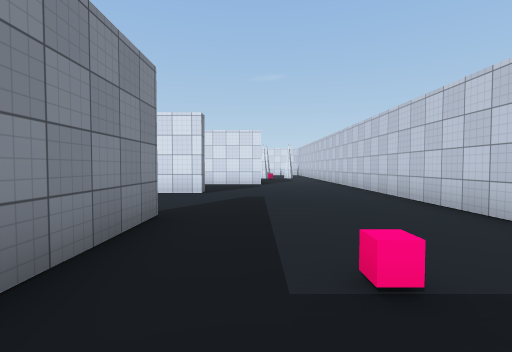
[1] (above)

12 first-person views from a walk through a Unity game level. The camera is 1.4 m above the floor, tilts 2° down and sees 85° across. The floor is counted in squares, 2.06 m on a side. Each view is taken from the middle of a square. On the plan, view 1 faces up. The plan holds only what a view shows up to about 9 squares ahead; the rest is blank. The place goes on beyond the plan. The player is left out. Door leaves are left out, so doorways stand open. Some surface patterns are stand-ins.

[2]
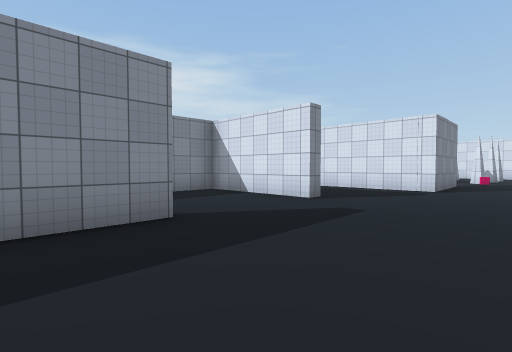

[3]
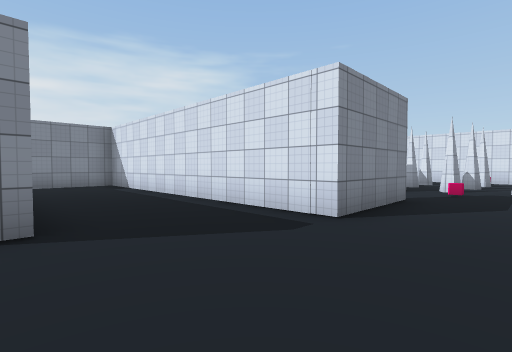

[4]
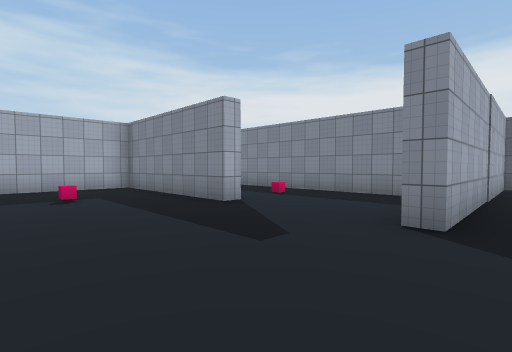

[5]
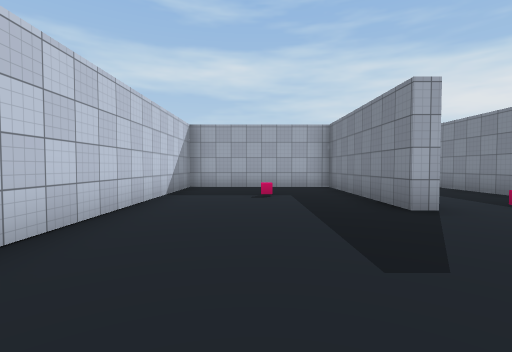

[6]
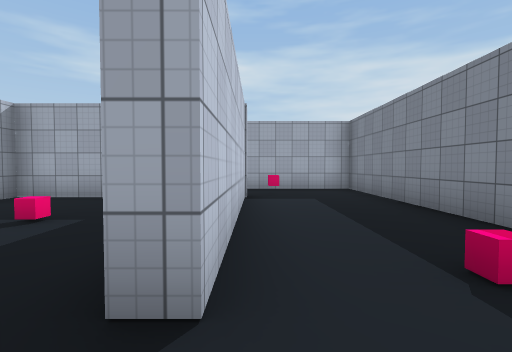

[7]
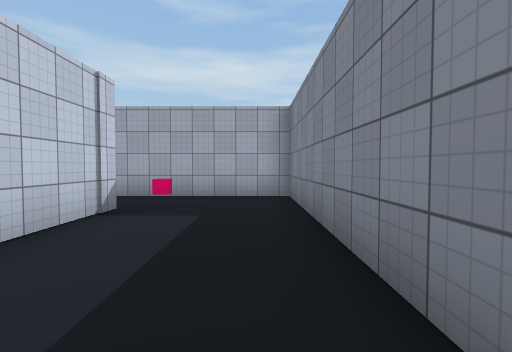

[8]
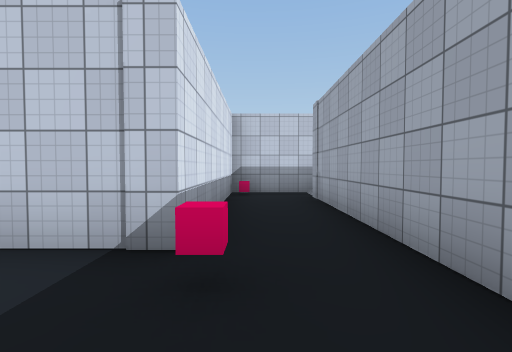

[9]
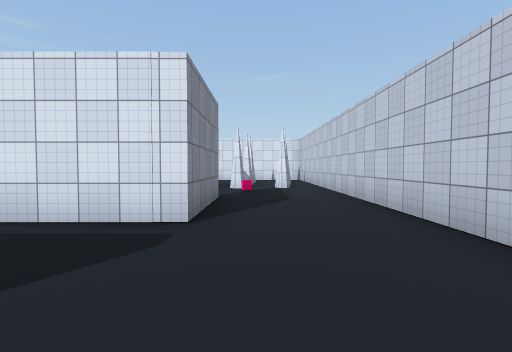

[10]
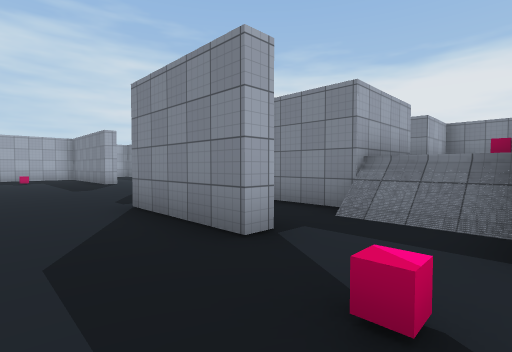

[11]
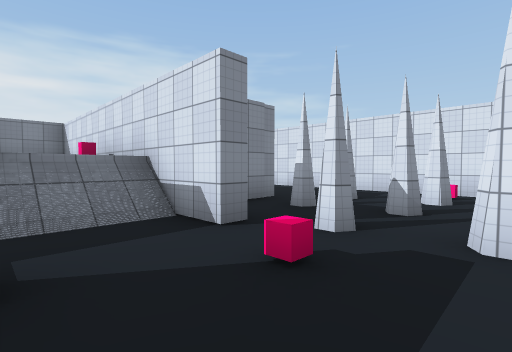

[12]
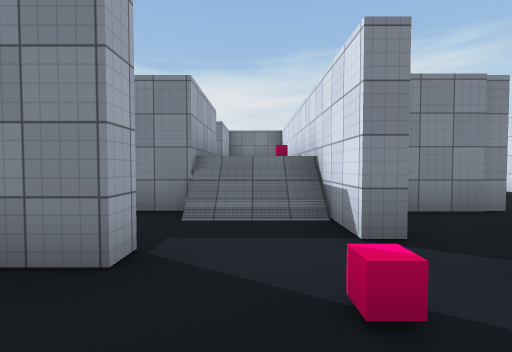

### Floor plan
Ten units are one square. View 1 is at (0, 0); x grows to the right and y downward. Boxes are objects, and circles mark ways between rooms. Rooms are numbered by the first view taken in them; rooms with no view inside come last. Other rooms are left out.
<svg viewBox="-89 -183 125 223">
<path fill="none" stroke="#000" d="M31 14 -18 14 -18 -38 -13 -38 -13 10 31 10 31 -160M-84 -74 -13 -74 -13 -70 -48 -70 -48 33 21 33M-2 -130 2 -130 2 -103 -75 -103M-84 -95 -84 -81M31 35 31 26M-5 -155 -5 -150M-5 -150 -35 -150M-36 -130 -21 -130 -21 -112M-21 -178 -21 -161"/>
<rect x="-35" y="-35" width="10" height="10" fill="#bbb"><title>other object</title></rect>
<rect x="-25" y="15" width="10" height="10" fill="#bbb"><title>other object</title></rect>
<rect x="5" y="-25" width="10" height="10" fill="#bbb"><title>other object</title></rect>
<rect x="5" y="-155" width="10" height="10" fill="#bbb"><title>other object</title></rect>
<circle cx="0" cy="-140" r="3" fill="#2a7"/>
<text x="-10" y="-50">1</text>
<text x="-10" y="-130">2</text>
<text x="-10" y="-160">3</text>
</svg>
Room 1 opens to room 2.

Where each view was taken, in squares from view 1:
view 1: 0 up, 0 right, facing up
view 2: 2 up, 2 right, facing up-left
view 3: 7 up, 2 right, facing up-left
view 4: 8 up, 2 right, facing down-left
view 5: 8 up, 1 right, facing down
view 6: 5 up, 2 left, facing down
view 7: 3 up, 4 left, facing down
view 8: 2 down, 4 left, facing right
view 9: 7 up, 1 right, facing up
view 10: 15 up, 2 right, facing down-left
view 11: 13 up, 2 right, facing up-left
view 12: 14 up, 2 right, facing left
